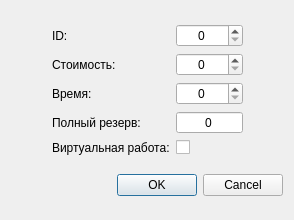
<?xml version="1.0" encoding="UTF-8"?>
<ui version="4.0">
 <class>WorkPropertiesDialog</class>
 <widget class="QDialog" name="WorkPropertiesDialog">
  <property name="geometry">
   <rect>
    <x>0</x>
    <y>0</y>
    <width>294</width>
    <height>220</height>
   </rect>
  </property>
  <property name="windowTitle">
   <string>Параметры работы</string>
  </property>
  <layout class="QGridLayout" name="gridLayout_2">
   <item row="0" column="0">
    <layout class="QGridLayout" name="gridLayout">
     <item row="0" column="1">
      <widget class="QLabel" name="label_3">
       <property name="text">
        <string>ID:</string>
       </property>
      </widget>
     </item>
     <item row="2" column="2">
      <widget class="QSpinBox" name="sbTime">
       <property name="alignment">
        <set>Qt::AlignCenter</set>
       </property>
       <property name="maximum">
        <number>99999999</number>
       </property>
      </widget>
     </item>
     <item row="1" column="2">
      <widget class="QSpinBox" name="sbCost">
       <property name="alignment">
        <set>Qt::AlignCenter</set>
       </property>
       <property name="maximum">
        <number>999999</number>
       </property>
      </widget>
     </item>
     <item row="1" column="1">
      <widget class="QLabel" name="label">
       <property name="text">
        <string>Стоимость:</string>
       </property>
      </widget>
     </item>
     <item row="2" column="1">
      <widget class="QLabel" name="label_2">
       <property name="text">
        <string>Время:</string>
       </property>
      </widget>
     </item>
     <item row="1" column="3" rowspan="2">
      <spacer name="horizontalSpacer_2">
       <property name="orientation">
        <enum>Qt::Horizontal</enum>
       </property>
       <property name="sizeHint" stdset="0">
        <size>
         <width>40</width>
         <height>20</height>
        </size>
       </property>
      </spacer>
     </item>
     <item row="3" column="1">
      <widget class="QLabel" name="label_5">
       <property name="toolTip">
        <string>&lt;html&gt;&lt;head/&gt;&lt;body&gt;&lt;p&gt;Показывает максимальное время, на которое можно увеличить длительность работы или отсрочить ее начало, чтобы не нарушился срок завершения проекта в целом.&lt;/p&gt;&lt;/body&gt;&lt;/html&gt;</string>
       </property>
       <property name="text">
        <string>Полный резерв:</string>
       </property>
      </widget>
     </item>
     <item row="4" column="1">
      <widget class="QLabel" name="label_4">
       <property name="text">
        <string>Виртуальная работа:</string>
       </property>
      </widget>
     </item>
     <item row="1" column="0" rowspan="2">
      <spacer name="horizontalSpacer">
       <property name="orientation">
        <enum>Qt::Horizontal</enum>
       </property>
       <property name="sizeHint" stdset="0">
        <size>
         <width>40</width>
         <height>20</height>
        </size>
       </property>
      </spacer>
     </item>
     <item row="4" column="2">
      <widget class="QCheckBox" name="cbIsVirtual">
       <property name="text">
        <string/>
       </property>
      </widget>
     </item>
     <item row="3" column="2">
      <widget class="QSpinBox" name="sbFullReserve">
       <property name="alignment">
        <set>Qt::AlignCenter</set>
       </property>
       <property name="readOnly">
        <bool>true</bool>
       </property>
       <property name="buttonSymbols">
        <enum>QAbstractSpinBox::NoButtons</enum>
       </property>
       <property name="maximum">
        <number>9999999</number>
       </property>
      </widget>
     </item>
     <item row="0" column="2">
      <widget class="QSpinBox" name="sbID">
       <property name="alignment">
        <set>Qt::AlignCenter</set>
       </property>
       <property name="maximum">
        <number>999999</number>
       </property>
      </widget>
     </item>
    </layout>
   </item>
   <item row="1" column="0">
    <widget class="QDialogButtonBox" name="buttonBox">
     <property name="orientation">
      <enum>Qt::Horizontal</enum>
     </property>
     <property name="standardButtons">
      <set>QDialogButtonBox::Cancel|QDialogButtonBox::Ok</set>
     </property>
    </widget>
   </item>
  </layout>
 </widget>
 <resources/>
 <connections>
  <connection>
   <sender>buttonBox</sender>
   <signal>accepted()</signal>
   <receiver>WorkPropertiesDialog</receiver>
   <slot>accept()</slot>
   <hints>
    <hint type="sourcelabel">
     <x>248</x>
     <y>254</y>
    </hint>
    <hint type="destinationlabel">
     <x>157</x>
     <y>274</y>
    </hint>
   </hints>
  </connection>
  <connection>
   <sender>buttonBox</sender>
   <signal>rejected()</signal>
   <receiver>WorkPropertiesDialog</receiver>
   <slot>reject()</slot>
   <hints>
    <hint type="sourcelabel">
     <x>316</x>
     <y>260</y>
    </hint>
    <hint type="destinationlabel">
     <x>286</x>
     <y>274</y>
    </hint>
   </hints>
  </connection>
 </connections>
</ui>
